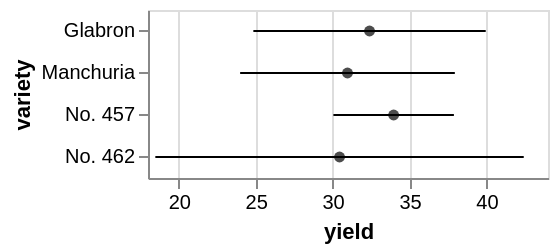

Here is the Vega-Lite specification saved for this chart:
### Vega specification from a JSON file in a GitHub repository (floating-point values rounded to 4 significant figures)
{"$schema": "https://vega.github.io/schema/vega/v4.json", "autosize": "pad", "padding": 5, "width": 200, "style": "cell", "data": [{"name": "source_0", "values": [{"yield_error": 7.552, "yield_center": 32.4, "variety": "Glabron"}, {"yield_error": 6.978, "yield_center": 30.97, "variety": "Manchuria"}, {"yield_error": 3.917, "yield_center": 33.97, "variety": "No. 457"}, {"yield_error": 11.97, "yield_center": 30.45, "variety": "No. 462"}]}, {"name": "data_1", "source": "source_0", "transform": [{"type": "formula", "expr": "datum.yield_center + datum.yield_error", "as": "upper_yield_center"}, {"type": "formula", "expr": "datum.yield_center - datum.yield_error", "as": "lower_yield_center"}]}], "signals": [{"name": "y_step", "value": 21}, {"name": "height", "update": "bandspace(domain('y').length, 0.1, 0.05) * y_step"}], "marks": [{"name": "layer_0_layer_0_marks", "type": "rule", "style": ["rule", "errorbar-rule"], "from": {"data": "data_1"}, "encode": {"update": {"stroke": [{"test": "datum[\"lower_yield_center\"] === null || isNaN(datum[\"lower_yield_center\"])", "value": null}, {"value": "black"}], "tooltip": {"signal": "{\"yield\": format(datum[\"lower_yield_center\"], \"\"), \"variety\": ''+datum[\"variety\"], \"upper_yield_center\": format(datum[\"upper_yield_center\"], \"\")}"}, "x": {"scale": "x", "field": "lower_yield_center"}, "y": {"scale": "y", "field": "variety", "band": 0.5}, "x2": {"scale": "x", "field": "upper_yield_center"}}}}, {"name": "layer_1_marks", "type": "symbol", "style": ["point"], "from": {"data": "source_0"}, "encode": {"update": {"opacity": {"value": 0.7}, "fill": [{"test": "datum[\"yield_center\"] === null || isNaN(datum[\"yield_center\"])", "value": null}, {"value": "black"}], "tooltip": {"signal": "{\"yield_center\": format(datum[\"yield_center\"], \"\"), \"variety\": ''+datum[\"variety\"]}"}, "x": {"scale": "x", "field": "yield_center"}, "y": {"scale": "y", "field": "variety", "band": 0.5}}}}], "scales": [{"name": "x", "type": "linear", "domain": {"fields": [{"data": "data_1", "field": "lower_yield_center"}, {"data": "data_1", "field": "upper_yield_center"}, {"data": "source_0", "field": "yield_center"}]}, "range": [0, {"signal": "width"}], "zero": false, "nice": true}, {"name": "y", "type": "band", "domain": {"fields": [{"data": "data_1", "field": "variety"}, {"data": "source_0", "field": "variety"}], "sort": true}, "range": {"step": {"signal": "y_step"}}, "paddingInner": 0.1, "paddingOuter": 0.05}], "axes": [{"scale": "x", "orient": "bottom", "grid": false, "title": "yield", "labelFlush": true, "labelOverlap": true, "tickCount": {"signal": "ceil(width/40)"}, "zindex": 1}, {"scale": "x", "orient": "bottom", "gridScale": "y", "grid": true, "tickCount": {"signal": "ceil(width/40)"}, "domain": false, "labels": false, "maxExtent": 0, "minExtent": 0, "ticks": false, "zindex": 0}, {"scale": "y", "orient": "left", "grid": false, "title": "variety", "labelOverlap": true, "zindex": 1}], "config": {"axisY": {"minExtent": 30}, "legend": {"gradientDirection": "horizontal", "gradientLength": 100}}}
